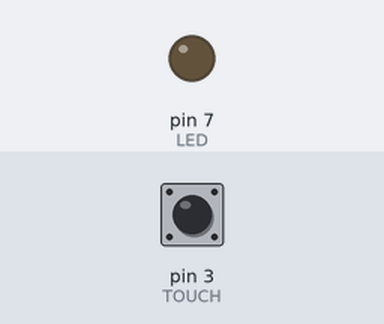
A sketch run on a simulated Arduino Uno, built with avr-gcc and run on an emulated ATmega328P. On the bench: output pins drawn as LEDs (lit = HIGH). Inputs (shaded band) come from the test bench; at power-on: pin 3 (TOUCH) LOW.

Above: at 1.2 s.
1.3 s: pin 3 (TOUCH) pulled HIGH for 0.15 s
At 1.37 s:
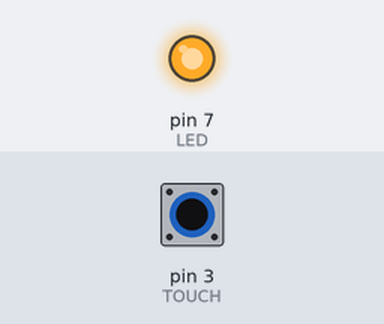
2.9 s: pin 3 (TOUCH) pulled HIGH for 3.2 s
At 6.5 s:
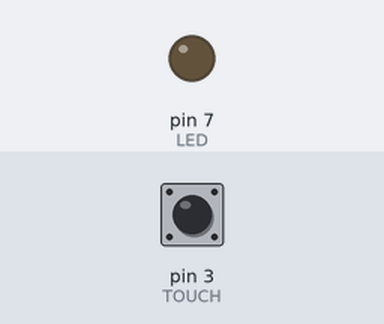
Timing chart, 0 to 8.0 s (numbered marks = the images above; inputs shaded):
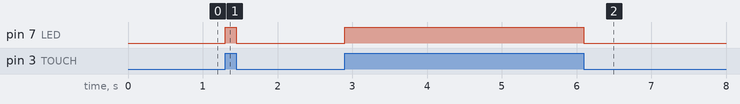

The sketch:

PRACTICE3.ino
```cpp
#define LED 7
#define TOUCH 3

uint8_t ledValue;

void setup() {
  // put your setup code here, to run once:
  pinMode(TOUCH, INPUT);
  pinMode(LED, OUTPUT);
  digitalWrite(LED, ledValue);
  attachInterrupt(digitalPinToInterrupt(TOUCH), ISR_INT1, CHANGE);
  ledValue = 0;
}

void ISR_INT1() {
  ledValue ^= 1;
  digitalWrite(LED, ledValue);
}

void loop() {
  // do nothing
}
```

Measured:
- after the input at 1.3 s, pin 7 (LED): LOW → HIGH at once, → LOW 0.15 s later
- after the input at 2.9 s, pin 7 (LED): LOW → HIGH at once, → LOW 3.2 s later
